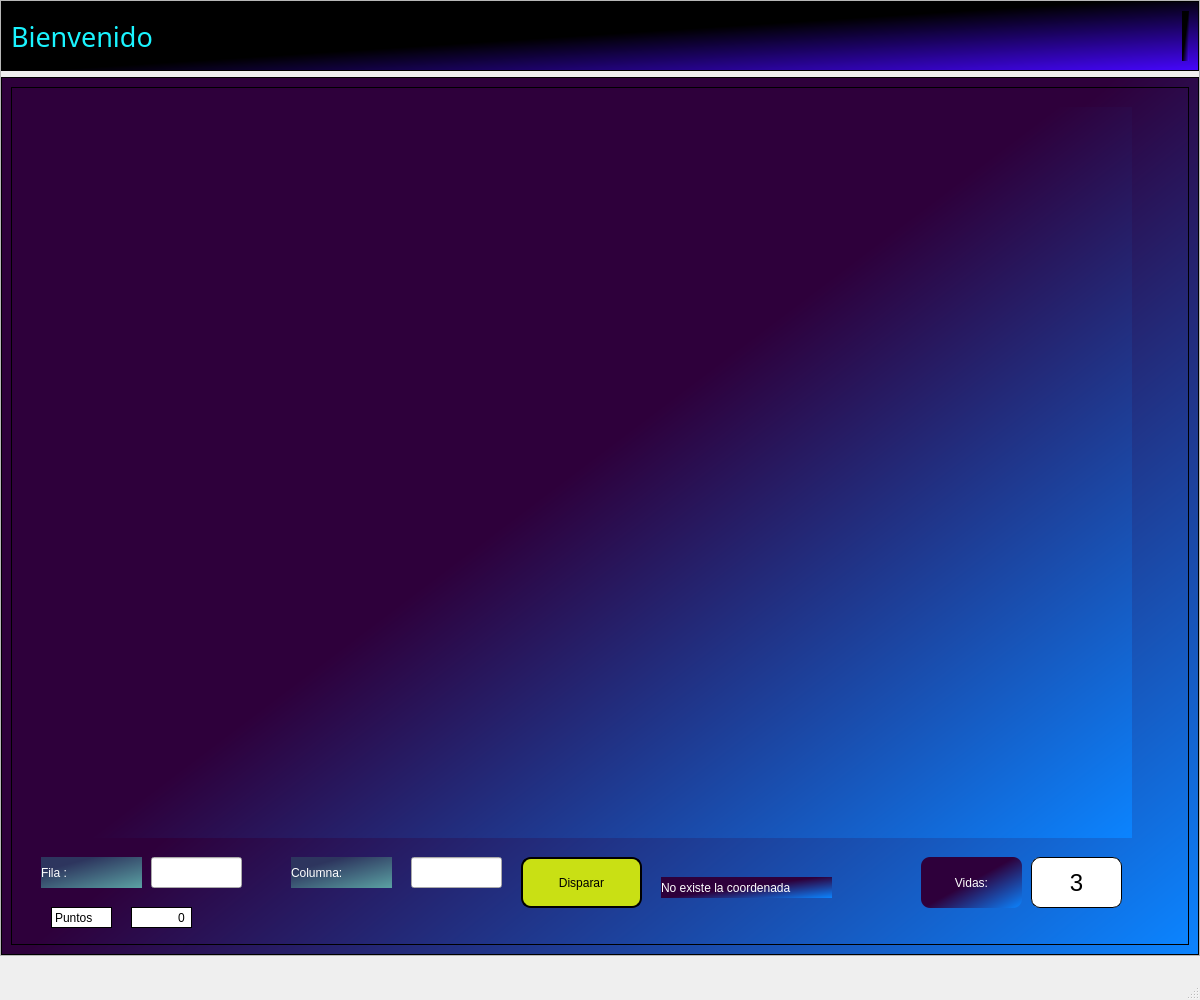
<?xml version="1.0" encoding="UTF-8"?>
<ui version="4.0">
 <class>MainWindow</class>
 <widget class="QMainWindow" name="MainWindow">
  <property name="geometry">
   <rect>
    <x>0</x>
    <y>0</y>
    <width>1200</width>
    <height>1000</height>
   </rect>
  </property>
  <property name="minimumSize">
   <size>
    <width>1200</width>
    <height>1000</height>
   </size>
  </property>
  <property name="maximumSize">
   <size>
    <width>1200</width>
    <height>1000</height>
   </size>
  </property>
  <property name="windowTitle">
   <string>Batalla Naval</string>
  </property>
  <property name="styleSheet">
   <string notr="true"/>
  </property>
  <widget class="QWidget" name="centralwidget">
   <property name="minimumSize">
    <size>
     <width>1200</width>
     <height>956</height>
    </size>
   </property>
   <property name="maximumSize">
    <size>
     <width>1200</width>
     <height>956</height>
    </size>
   </property>
   <layout class="QVBoxLayout" name="verticalLayout">
    <property name="spacing">
     <number>0</number>
    </property>
    <property name="leftMargin">
     <number>0</number>
    </property>
    <property name="topMargin">
     <number>0</number>
    </property>
    <property name="rightMargin">
     <number>0</number>
    </property>
    <property name="bottomMargin">
     <number>0</number>
    </property>
    <item>
     <widget class="QFrame" name="frame">
      <property name="frameShape">
       <enum>QFrame::StyledPanel</enum>
      </property>
      <property name="frameShadow">
       <enum>QFrame::Raised</enum>
      </property>
      <layout class="QVBoxLayout" name="verticalLayout_2" stretch="0,0">
       <property name="leftMargin">
        <number>0</number>
       </property>
       <property name="topMargin">
        <number>0</number>
       </property>
       <property name="rightMargin">
        <number>0</number>
       </property>
       <property name="bottomMargin">
        <number>0</number>
       </property>
       <item>
        <widget class="QFrame" name="frame_superior">
         <property name="maximumSize">
          <size>
           <width>16777215</width>
           <height>70</height>
          </size>
         </property>
         <property name="styleSheet">
          <string notr="true">QFrame{
background-color: qlineargradient(spread:pad, x1:0.463579, y1:0.517045, x2:1, y2:1, stop:0 rgba(0, 0, 0, 255), stop:1 rgba(70, 6, 255, 255));
}


QPushButton{
	border-radius:15px;
	border:1px solid white;
	background-color: rgb(40, 195, 203);
	
	font: 57 12pt &quot;Hobo Std&quot;;
	color:white;
}

QPushButton:hover{
	
	background-color: rgb(219, 236, 131);
	font: 57 12pt &quot;Hobo Std&quot;;
	color:black
	
}</string>
         </property>
         <property name="frameShape">
          <enum>QFrame::StyledPanel</enum>
         </property>
         <property name="frameShadow">
          <enum>QFrame::Raised</enum>
         </property>
         <layout class="QHBoxLayout" name="horizontalLayout">
          <item>
           <widget class="QLabel" name="label">
            <property name="font">
             <font>
              <family>Tw Cen MT</family>
              <pointsize>20</pointsize>
             </font>
            </property>
            <property name="styleSheet">
             <string notr="true">color: rgb(26, 244, 255);
background-color: rgb(0, 0, 0);</string>
            </property>
            <property name="text">
             <string>Bienvenido</string>
            </property>
           </widget>
          </item>
          <item>
           <spacer name="horizontalSpacer">
            <property name="orientation">
             <enum>Qt::Horizontal</enum>
            </property>
            <property name="sizeHint" stdset="0">
             <size>
              <width>1681</width>
              <height>17</height>
             </size>
            </property>
           </spacer>
          </item>
          <item>
           <widget class="QLabel" name="label_2">
            <property name="text">
             <string/>
            </property>
           </widget>
          </item>
         </layout>
        </widget>
       </item>
       <item>
        <widget class="QFrame" name="frame_3">
         <property name="styleSheet">
          <string notr="true">QFrame{
	
background-color: qlineargradient(spread:pad, x1:0.463158, y1:0.511, x2:1, y2:1, stop:0 rgba(46, 0, 59, 255), stop:1 rgba(11, 132, 255, 255));
}
</string>
         </property>
         <property name="frameShape">
          <enum>QFrame::StyledPanel</enum>
         </property>
         <property name="frameShadow">
          <enum>QFrame::Raised</enum>
         </property>
         <layout class="QHBoxLayout" name="horizontalLayout_2">
          <item>
           <widget class="QFrame" name="frame_5">
            <property name="frameShape">
             <enum>QFrame::StyledPanel</enum>
            </property>
            <property name="frameShadow">
             <enum>QFrame::Raised</enum>
            </property>
            <widget class="QLabel" name="label_3">
             <property name="geometry">
              <rect>
               <x>60</x>
               <y>20</y>
               <width>1061</width>
               <height>731</height>
              </rect>
             </property>
             <property name="text">
              <string/>
             </property>
             <property name="pixmap">
              <pixmap>img/imagenBarco.jpg</pixmap>
             </property>
             <property name="scaledContents">
              <bool>true</bool>
             </property>
             <property name="alignment">
              <set>Qt::AlignJustify|Qt::AlignVCenter</set>
             </property>
            </widget>
            <widget class="QLabel" name="labelF">
             <property name="geometry">
              <rect>
               <x>30</x>
               <y>770</y>
               <width>101</width>
               <height>31</height>
              </rect>
             </property>
             <property name="styleSheet">
              <string notr="true">QLabel{
	
	background-color: qlineargradient(spread:pad, x1:0.114, y1:0, x2:0.965025, y2:0.966, stop:0.21393 rgba(45, 53, 94, 255), stop:1 rgba(89, 157, 160, 255));
	font: 75 bold 20pt &quot;Ubuntu Condensed&quot;;
	color: rgb(255, 255, 255);
}</string>
             </property>
             <property name="text">
              <string>Fila :</string>
             </property>
            </widget>
            <widget class="QLineEdit" name="txtFila">
             <property name="geometry">
              <rect>
               <x>140</x>
               <y>770</y>
               <width>91</width>
               <height>31</height>
              </rect>
             </property>
             <property name="styleSheet">
              <string notr="true">QLineEdit{
	
	
	font: 75 bold 18pt &quot;C059&quot;;
}</string>
             </property>
             <property name="text">
              <string/>
             </property>
             <property name="alignment">
              <set>Qt::AlignBottom|Qt::AlignHCenter</set>
             </property>
            </widget>
            <widget class="QLineEdit" name="txtColumna">
             <property name="geometry">
              <rect>
               <x>400</x>
               <y>770</y>
               <width>91</width>
               <height>31</height>
              </rect>
             </property>
             <property name="styleSheet">
              <string notr="true">QLineEdit{
	
	
	font: 75 bold 18pt &quot;C059&quot;;
}</string>
             </property>
             <property name="text">
              <string/>
             </property>
             <property name="alignment">
              <set>Qt::AlignBottom|Qt::AlignHCenter</set>
             </property>
            </widget>
            <widget class="QLabel" name="labelC">
             <property name="geometry">
              <rect>
               <x>280</x>
               <y>770</y>
               <width>101</width>
               <height>31</height>
              </rect>
             </property>
             <property name="styleSheet">
              <string notr="true">QLabel{
	
	background-color: qlineargradient(spread:pad, x1:0.114, y1:0, x2:0.965025, y2:0.966, stop:0.21393 rgba(45, 53, 94, 255), stop:1 rgba(89, 157, 160, 255));
	font: 75 bold 20pt &quot;Ubuntu Condensed&quot;;
	color: rgb(255, 255, 255);
}</string>
             </property>
             <property name="text">
              <string>Columna:</string>
             </property>
            </widget>
            <widget class="QPushButton" name="btnShoot">
             <property name="geometry">
              <rect>
               <x>510</x>
               <y>770</y>
               <width>121</width>
               <height>51</height>
              </rect>
             </property>
             <property name="styleSheet">
              <string notr="true">QPushButton{
	border: 2px solid black;
	border-radius: 10px;
	background-color: rgb(201, 224, 20);
	font: 75 bold 17pt &quot;Tlwg Typo&quot;;
}

QPushButton:hover{
	border-radius: 10px;
		border: 2px solid black;
	background-color: rgb(14, 248, 205);
	font: 75 bold 17pt &quot;Tlwg Typo&quot;;
}</string>
             </property>
             <property name="text">
              <string>Disparar</string>
             </property>
            </widget>
            <widget class="QLabel" name="labelWarning">
             <property name="geometry">
              <rect>
               <x>650</x>
               <y>790</y>
               <width>171</width>
               <height>21</height>
              </rect>
             </property>
             <property name="styleSheet">
              <string notr="true">QLabel{
	
	color: rgb(255, 255, 255);
}</string>
             </property>
             <property name="text">
              <string>No existe la coordenada</string>
             </property>
            </widget>
            <widget class="QLabel" name="labelVidas">
             <property name="geometry">
              <rect>
               <x>1020</x>
               <y>770</y>
               <width>91</width>
               <height>51</height>
              </rect>
             </property>
             <property name="font">
              <font>
               <pointsize>18</pointsize>
              </font>
             </property>
             <property name="styleSheet">
              <string notr="true">QLabel{
	
border-radius: 9px;
	background-color: rgb(255, 255, 255);
	color: black;
	border: 1px solid black;

}</string>
             </property>
             <property name="text">
              <string>3</string>
             </property>
             <property name="alignment">
              <set>Qt::AlignCenter</set>
             </property>
            </widget>
            <widget class="QLabel" name="labelV">
             <property name="geometry">
              <rect>
               <x>910</x>
               <y>770</y>
               <width>101</width>
               <height>51</height>
              </rect>
             </property>
             <property name="styleSheet">
              <string notr="true">QLabel{
		border-radius: 9px;
	color: rgb(255, 255, 255);
}</string>
             </property>
             <property name="text">
              <string>Vidas:</string>
             </property>
             <property name="alignment">
              <set>Qt::AlignCenter</set>
             </property>
            </widget>
            <widget class="QLabel" name="labelWarning_2">
             <property name="geometry">
              <rect>
               <x>40</x>
               <y>820</y>
               <width>61</width>
               <height>21</height>
              </rect>
             </property>
             <property name="styleSheet">
              <string notr="true">QLabel{
	border: 1px solid black;
	background-color: rgb(255, 255, 255);
	color: black;
}</string>
             </property>
             <property name="text">
              <string>Puntos</string>
             </property>
            </widget>
            <widget class="QLabel" name="puntos">
             <property name="geometry">
              <rect>
               <x>120</x>
               <y>820</y>
               <width>61</width>
               <height>21</height>
              </rect>
             </property>
             <property name="styleSheet">
              <string notr="true">QLabel{
	border: 1px solid black;
	background-color: rgb(255, 255, 255);
	color: black;
}</string>
             </property>
             <property name="text">
              <string>0 </string>
             </property>
             <property name="alignment">
              <set>Qt::AlignRight|Qt::AlignTrailing|Qt::AlignVCenter</set>
             </property>
            </widget>
           </widget>
          </item>
         </layout>
        </widget>
       </item>
      </layout>
     </widget>
    </item>
   </layout>
  </widget>
  <widget class="QMenuBar" name="menubar">
   <property name="geometry">
    <rect>
     <x>0</x>
     <y>0</y>
     <width>1200</width>
     <height>22</height>
    </rect>
   </property>
  </widget>
  <widget class="QStatusBar" name="statusbar"/>
 </widget>
 <resources/>
 <connections/>
</ui>
